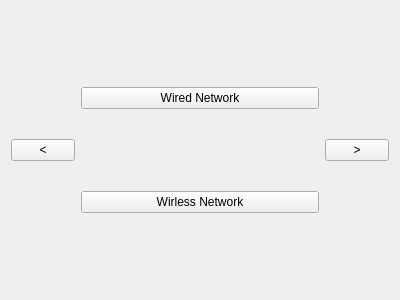
<?xml version="1.0" encoding="UTF-8"?>
<ui version="4.0">
 <class>wizard_network_config</class>
 <widget class="QWidget" name="wizard_network_config">
  <property name="geometry">
   <rect>
    <x>0</x>
    <y>0</y>
    <width>400</width>
    <height>300</height>
   </rect>
  </property>
  <property name="windowTitle">
   <string>Form</string>
  </property>
  <layout class="QHBoxLayout" name="horizontalLayout">
   <item>
    <widget class="QPushButton" name="btnPre">
     <property name="maximumSize">
      <size>
       <width>64</width>
       <height>16777215</height>
      </size>
     </property>
     <property name="text">
      <string>&lt;</string>
     </property>
    </widget>
   </item>
   <item>
    <layout class="QVBoxLayout" name="verticalLayout">
     <item>
      <widget class="QPushButton" name="btnWired">
       <property name="text">
        <string>Wired Network</string>
       </property>
      </widget>
     </item>
     <item>
      <widget class="QPushButton" name="btnWirless">
       <property name="text">
        <string>Wirless Network</string>
       </property>
      </widget>
     </item>
    </layout>
   </item>
   <item>
    <widget class="QPushButton" name="btnNext">
     <property name="maximumSize">
      <size>
       <width>64</width>
       <height>16777215</height>
      </size>
     </property>
     <property name="text">
      <string>&gt;</string>
     </property>
    </widget>
   </item>
  </layout>
 </widget>
 <resources/>
 <connections/>
</ui>
